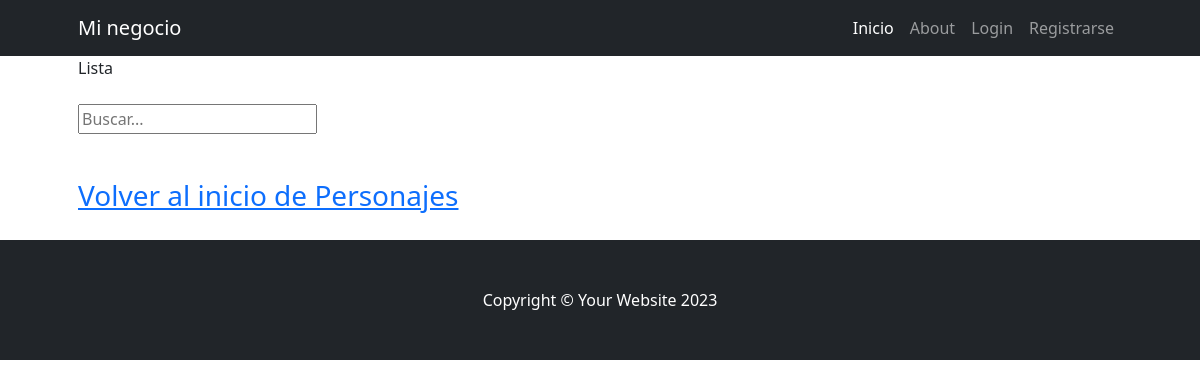
/personaje/nivelmutante/list/, run on an earlier commit of the app's database.
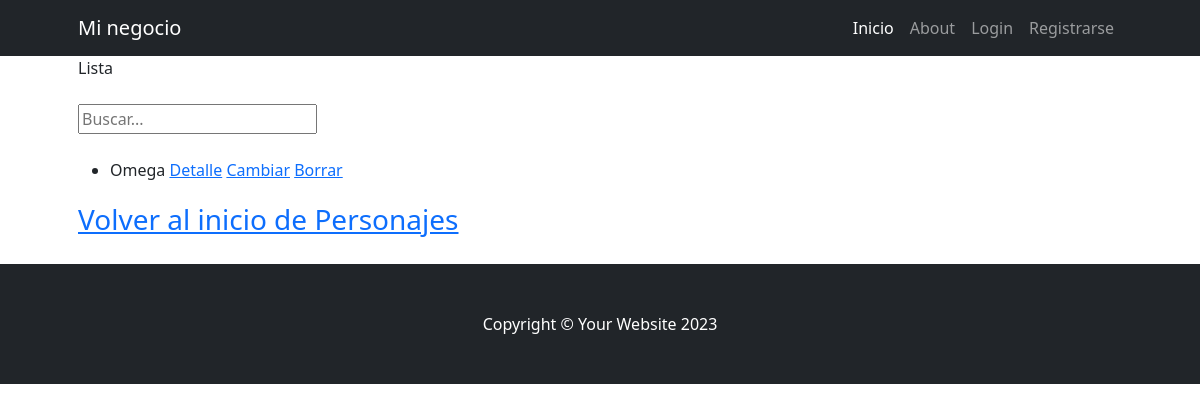
And on a later commit of the database.
### personaje/models.py (models this page shows, shortened)
class NivelMutante(models.Model):
    nombre = models.CharField(max_length=200, unique=True)
    num_nivel = models.IntegerField(null=True, blank=True)
    descripcion = models.CharField(max_length=250, null=True, blank=True, verbose_name="descripción")
    class Meta:
        verbose_name = "Nivel del Mutante"

### personaje/views.py (the view)
# urls.py: path("nivelmutante/list/", views.NivelMutanteList.as_view(),
class NivelMutanteList(ListView):
    model = models.NivelMutante
    def get_queryset(self):
        if self.request.GET.get("consulta"):
            consulta = self.request.GET.get("consulta")
            object_list = models.NivelMutante.objects.filter(nombre__incontains=consulta)
        else:
            object_list = models.NivelMutante.objects.all()
        return object_list

### personaje/templates/personaje/nivelmutante_list.html
{% extends 'core/base.html' %}
{% block titulo %}
    Lista
{% endblock titulo %}
{% block contenido %}
    <div class="py-lg-4 ">
        <form action="{% url 'personaje:nivelmutante_list' %}" method="get">
            <input type="text" name="consulta" placeholder="Buscar...">
        </form>
    </div>
    <ul>
        {% for nivelmutante in object_list %}
            <li>
                {{ nivelmutante.nombre }}
                <a href="{% url 'personaje:nivelmutante_detail' nivelmutante.id %}">Detalle</a>
                <a href="{% url 'personaje:nivelmutante_update' nivelmutante.id %}">Cambiar</a>
                <a href="{% url 'personaje:nivelmutante_delete' nivelmutante.id %}">Borrar</a>
            </li>
        {% endfor %}
    </ul>
    <div class="fs-3 pb-4 ">
        <a href="{% url 'personaje:home' %} ">Volver al inicio de Personajes</a>
    </div>
{% endblock contenido %}

What changed in the data, as far as the page shows it:
added NivelMutante: nombre "Omega"
